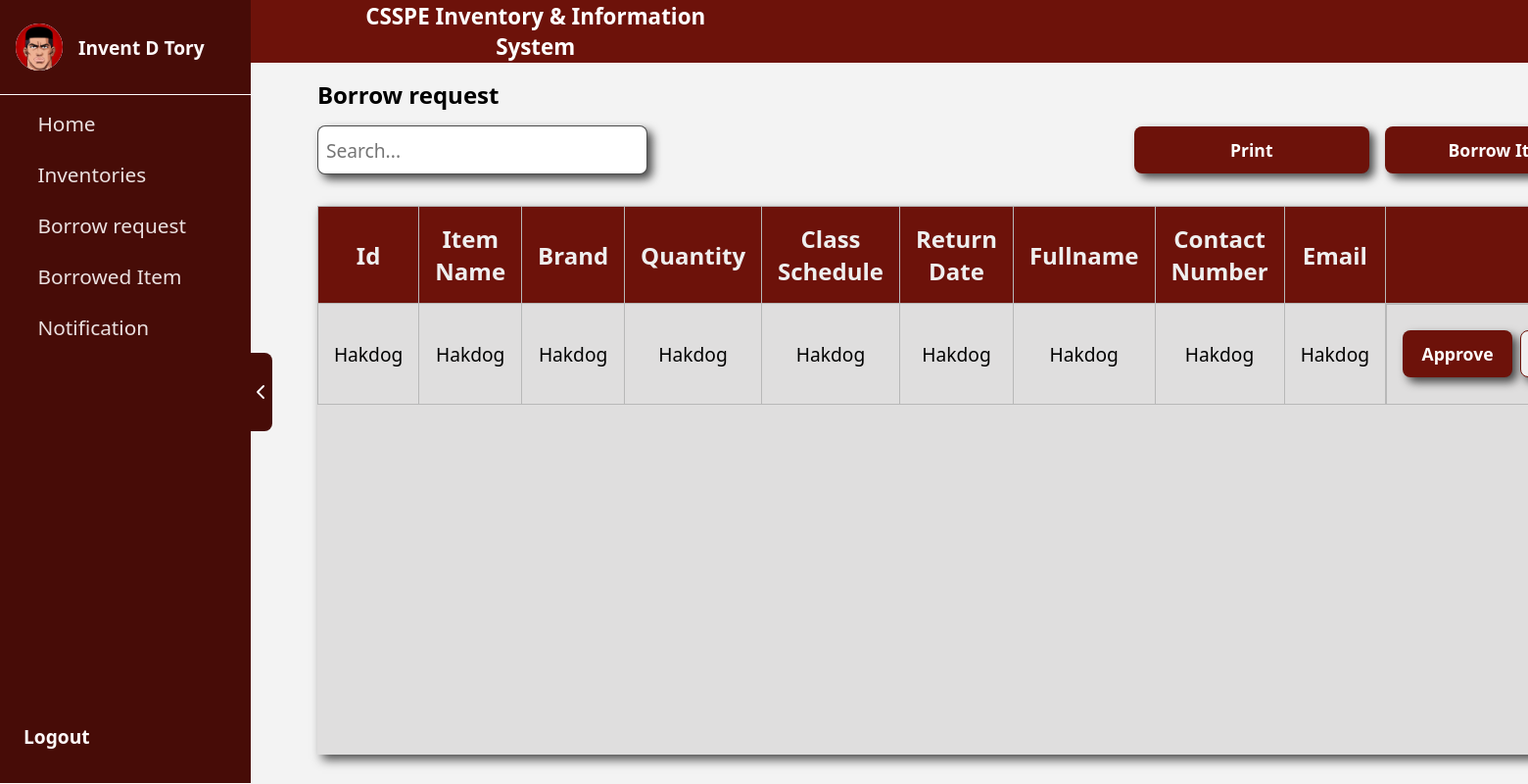
The app's page /inventoryAdmin/borrowing.php (signed in) with its own data.
### tables this page shows
CREATE TABLE `users` (
  `id` int(11) NOT NULL,
  `first_name` varchar(100) NOT NULL,
  `last_name` varchar(100) NOT NULL,
  `middle_name` varchar(100) DEFAULT NULL,
  `email` varchar(255) NOT NULL,
  `address` text NOT NULL,
  `contact_no` varchar(15) NOT NULL,
  `rank` enum('Instructor','Assistant Professor','Associate Professor','Professor') NOT NULL,
  `password` varchar(255) NOT NULL,
  `created_at` timestamp NOT NULL DEFAULT current_timestamp(),
  `role` varchar(50) NOT NULL DEFAULT 'Instructor',
  `image` varchar(255) DEFAULT NULL,
  `department` varchar(255) NOT NULL
);

### inventoryAdmin/borrowing.php (the view, shortened to what this page needs)
<?php
require_once '../conn/conn.php';
$inventoryAdminId = $_SESSION['user_id'];
$query = "SELECT first_name, middle_name, last_name, image FROM users WHERE id = ?";
$stmt = $conn->prepare($query);
$stmt->bind_param("i", $inventoryAdminId);
$stmt->execute();
$result = $stmt->get_result();
if ($result->num_rows > 0) {
    $row = $result->fetch_assoc();
    $fullName = trim($row['first_name'] . ' ' . $row['middle_name'] . ' ' . $row['last_name']);
    $image = $row['image'];
} else {
    $fullName = "User Not Found";
}
?>
<!DOCTYPE html>
<html lang="en">
<head>
    <link rel="stylesheet" href="/dionSe/assets/css/borrowing.css">
    <link rel="stylesheet" href="/dionSe/assets/css/sidebar.css">
</head>
<body>
    <div class="body">
        <div class="sidebar">
            <div class="sidebarContent">
                <div class="arrowContainer" style="margin-left: 80rem;" id="toggleButton">
                    <div class="subArrowContainer">
                        <img class="hideIcon" src="/dionSe/assets/img/arrow.png" alt="">
                    </div>
                </div>
            </div>
            <div class="userContainer">
                <div class="subUserContainer">
                    <div class="userPictureContainer">
                        <div class="subUserPictureContainer">
                            <img class="subUserPictureContainer"
                                src="../assets/img/<?= !empty($image) ? htmlspecialchars($image) : '/dionSe/assets/img/CSSPE.png' ?>"
                                alt="">
                        </div>
                    </div>
                    <div class="userPictureContainer1">
                        <p><?php echo $fullName; ?></p>
                    </div>
                </div>
                <div class="navContainer">
                    <div class="subNavContainer">
                        <a href="../inventoryAdmin/homePage/announcement.php">
                            <div class="buttonContainer1">
                                <div class="nameOfIconContainer">
                                    <p>Home</p>
                                </div>
                            </div>
                        </a>
                        <a href="../inventoryAdmin/inventory.php">
                            <div class="buttonContainer1">
                                <div class="nameOfIconContainer">
                                    <p>Inventories</p>
                                </div>
                            </div>
                        </a>
                        <a href="../inventoryAdmin/borrowing.php">
                            <div class="buttonContainer1">
                                <div class="nameOfIconContainer">
                                    <p>Borrow request</p>
                                </div>
                            </div>
                        </a>
                        <a href="../inventoryAdmin/borrowItem.php">
                            <div class="buttonContainer1">
                                <div class="nameOfIconContainer">
                                    <p>Borrowed Item</p>
                                </div>
                            </div>
                        </a>
                        <a href="../inventoryAdmin/notification.php">
                            <div class="buttonContainer1">
                                <div class="nameOfIconContainer">
                                    <p>Notification</p>
                                </div>
                            </div>
                        </a>
                    </div>
                </div>
                <div class="subUserContainer">
                    <a href="../logout.php">
                        <div style="margin-left: 1.5rem;" class="userPictureContainer1">
                            <p>Logout</p>
                        </div>
                    </a>
                </div>
            </div>
        </div>
        <div class="mainContainer" style="margin-left: 250px;">
            <div class="container">
                <div class="headerContainer">
                    <div class="subHeaderContainer">
                        <div class="logoContainer">
                        </div>
                        <div class="collegeNameContainer">
                            <p>CSSPE Inventory & Information System</p>
                        </div>
                    </div>
                </div>
                <div class="textContainer">
                    <p class="text">Borrow request</p>
                </div>
                <div class="searchContainer">
                    <input class="searchBar" type="text" placeholder="Search...">
                    <div class="printButton" style="gap: 1rem; display: flex; width: 90%;">
                        <button class="addButton size">Print</button>
                        <button onclick="addProgram()" class="addButton size">Borrow Item</button>
                    </div>
                </div>
                <div class="tableContainer">
                    <table>
                        <thead>
                            <tr>
                                <th>Id</th>
                                <th>Item Name</th>
                                <th>Brand</th>
                                <th>Quantity</th>
                                <th>Class Schedule</th>
                                <th>Return Date</th>
                                <th>Fullname</th>
                                <th>Contact Number</th>
                                <th>Email</th>
                                <th>Action</th>
                            </tr>
                        </thead>
                        <tbody>
                            <tr>
                                <td>Hakdog</td>
                                <td>Hakdog</td>
                                <td>Hakdog</td>
                                <td>Hakdog</td>
                                <td>Hakdog</td>
                                <td>Hakdog</td>
                                <td>Hakdog</td>
                                <td>Hakdog</td>
                                <td>Hakdog</td>
                                <td class="button">
                                    <button class="addButton" style="width: 7rem;">Approve</button>
                                    <button class="addButton1" style="width: 7rem;">Declined</button>
                                </td>
                            </tr>
                        </tbody>
                    </table>
                </div>
            </div>
        </div>
    </div>
</body>
</html>

### assets/css/borrowing.css (style rules this page uses)
* { padding: 0; margin: 0; font-family: system-ui, -apple-system, BlinkMacSystemFont, 'Segoe UI', Roboto, Oxygen, Ubuntu, Cantarell, 'Open Sans', 'Helvetica Neue', sans-serif; }
.body { background-color: rgb(243, 243, 243); display: grid; grid-template-columns: 1fr; height: 100vh; }
.mainContainer { background-color: rgb(243, 243, 243); }
.headerContainer { height: 4rem; background-color: rgb(109, 18, 10); display: flex; gap: 0.5rem; flex-direction: row; }
.subHeaderContainer { height: 100%; width: 4rem; margin-left: 1rem; display: flex; align-items: center; justify-content: center; }
.collegeNameContainer { height: 100%; display: flex; align-items: center; justify-content: center; font-size: 2rem; color: white; display: none; }
.container { height: 100%; display: flex; align-items: center; flex-direction: column; width: 100%; }
.textContainer { height: 4rem; display: flex; align-items: center; justify-content: center; font-size: min(2rem, 1.5rem); font-weight: bold; width: 100%; }
.searchContainer { display: flex; align-items: center; justify-content: center; gap: 1rem; flex-direction: column; width: 100%; }
.searchBar { height: 3rem; width: 90%; border-radius: 0.5rem; box-shadow: 5px 5px 10px rgba(0, 0, 0, 0.699); font-size: 1.2rem; border: solid rgba(0, 0, 0, 0.699) 1px; padding-left: 0.5rem; }
.addButton { width: 92%; height: 3rem; border: none; border-radius: 0.5rem; background-color: rgb(109, 18, 10); color: white; font-size: min(1.2rem, 1.1rem); font-weight: bold; cursor: pointer; transition: all 0.15s; box-shadow: 5px 5px 10px rgba(0, 0, 0, 0.699); }
.addButton1 { width: 92%; height: 3rem; border: solid rgb(109, 18, 10) 1px; border-radius: 0.5rem; color: rgb(109, 18, 10); font-size: 1.2rem; font-weight: bold; cursor: pointer; transition: all 0.15s; box-shadow: 5px 5px 10px rgba(0, 0, 0, 0.699); }
.tableContainer { margin-top: 2rem; width: 90%; overflow: auto; background-color: rgb(223, 222, 222); box-shadow: 5px 5px 10px rgba(0, 0, 0, 0.699); overflow: auto; }
.button { display: flex; flex-direction: column; gap: 0.5rem; }
.collegeNameContainer { height: 100%; display: flex; align-items: center; justify-content: center; font-size: 2rem; color: white; display: none; width: 30rem; }
.logoContainer { height: 100%; width: 4rem; display: flex; justify-content: center; align-items: center; }
.headerContainer { height: 4rem; width: 100%; }
.subHeaderContainer { display: flex; justify-content: center; align-items: center; flex-direction: row; gap: 0.5rem; }
@media only screen and (min-width: 601px) { .subHeaderContainer { width: 31rem; } }
@media only screen and (min-width: 601px) { .collegeNameContainer { display: flex; font-size: 1.4rem; font-weight: bold; } }
@media only screen and (min-width: 601px) { table { border-collapse: collapse; text-align: center; width: 100%; } }
@media only screen and (min-width: 601px) { th { background-color: rgb(109, 18, 10); color: rgb(239,239,239); font-size: 1.5rem; } }
@media only screen and (min-width: 601px) { td { font-size: 1.2rem; } }
@media only screen and (min-width: 601px) { th, td { border: solid #b8b8b8 0.1px; height: 2rem; padding: 1rem; justify-content: center; align-items: center; } }
@media only screen and (min-width: 601px) { .button { flex-direction: row; height: 4.3rem; padding: 1rem; } }
@media only screen and (min-width: 601px) { .searchContainer { flex-direction: row; justify-content: space-between; width: 90%; } }
@media only screen and (min-width: 601px) { .searchBar { width: 25rem; } }
@media only screen and (min-width: 601px) { .size { width: 15rem; } }
@media only screen and (min-width: 601px) { .tableContainer { height: 70%; } }
@media only screen and (min-width: 601px) { .textContainer { justify-content: left; } }
@media only screen and (min-width: 601px) { .text { margin-left: 5%; } }
@media only screen and (min-width: 601px) { .printButton { display: flex; justify-content: right; } }

### records on screen
users: image (picture), fullName "Invent D Tory"
